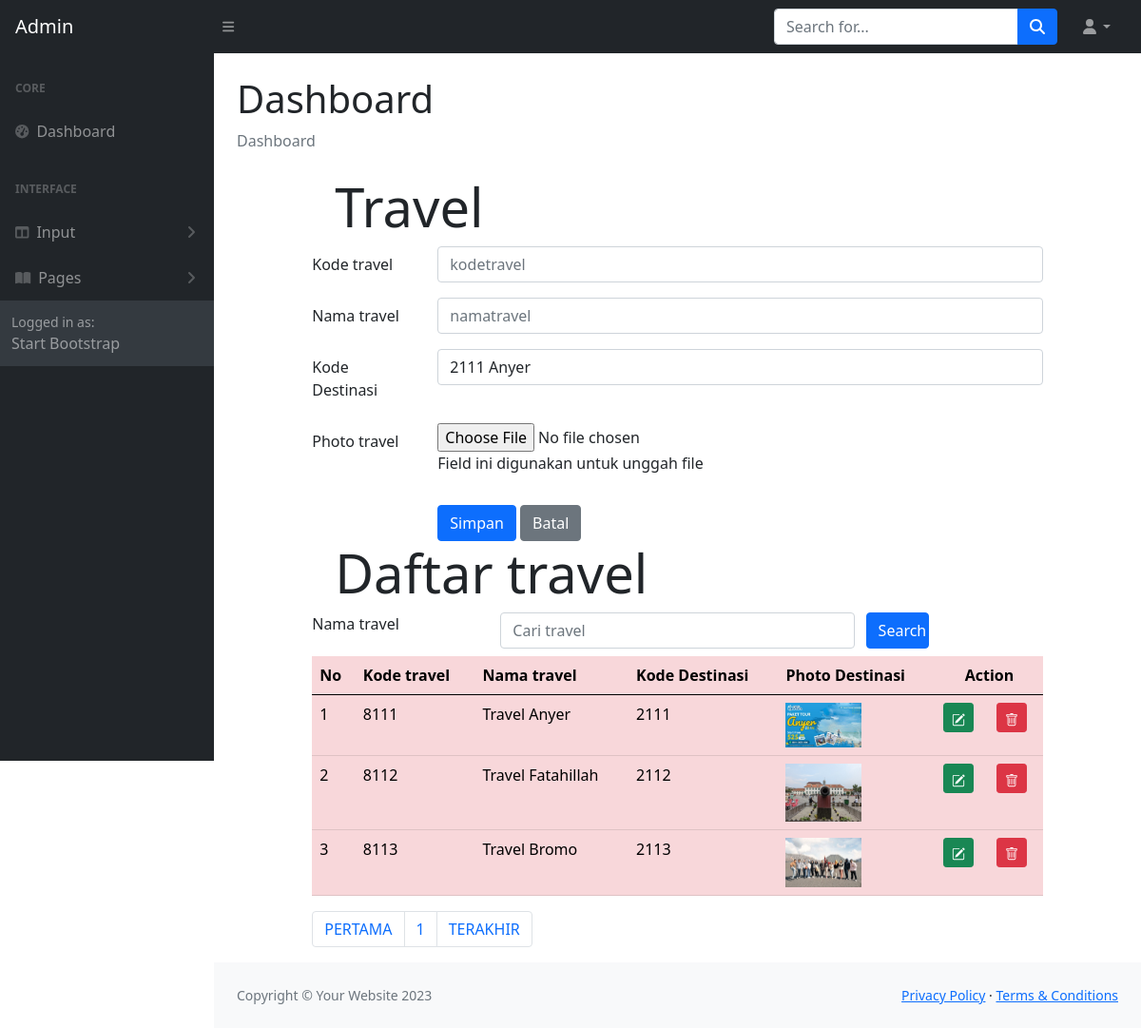
The app's page /ADMIN/travel.php with its own data.
### tables this page shows
CREATE TABLE `travel` (
  `travelKODE` char(4) NOT NULL,
  `travelNAMA` char(120) NOT NULL,
  `travelFILE` char(120) NOT NULL,
  `destinasiKODE` char(4) NOT NULL
);

### ADMIN/travel.php (the view, shortened to what this page needs)
<!DOCTYPE html>
<html lang="en">
<?php include "include/head.php";?>
    <body class="sb-nav-fixed">
        <?php include "include/menunav.php";?>
        <div id="layoutSidenav">
            <?php include "include/menu.php";?>
            <div id="layoutSidenav_content">
                <main>
                    <div class="container-fluid px-4">
                        <h1 class="mt-4">Dashboard</h1>
                        <ol class="breadcrumb mb-4">
                            <li class="breadcrumb-item active">Dashboard</li>
                        </ol>
<head>
  	<link rel="stylesheet" type="text/css" href="https://cdnjs.cloudflare.com/ajax/libs/select2/4.0.3/css/select2.min.css">
	<link rel="stylesheet" type="text/css" href="css/bootstrap.min.css">
</head>
<?php
	include "include/config.php";
	$datadestinasi = mysqli_query($connection, "select * from destinasi");
?>
<body>
<div class="row">
<div class="col-sm-1"></div>
<div class="col-sm-10">
	<div class="jumbotron jumbotron-fluid">
		<div class="container">
			<h1 class="display-4">Travel</h1>
		</div>
	</div>
	<form method="POST" enctype="multipart/form-data">
		<div class="mb-3 row">
			<label for="kodetravel" class="col-sm-2 col-form-label">Kode travel</label>
			<div class="col-sm-10">
				<input type="text" class="form-control" id="kodetravel" name="inputkode" placeholder="kodetravel" maxlength="4">
			</div>
		</div>
		<div class="mb-3 row">
			<label for="namatravel" class="col-sm-2 col-form-label">Nama travel</label>
			<div class="col-sm-10">
				<input type="text" class="form-control" id="namatravel" name="inputnama" placeholder="namatravel">
			</div>
		</div>
		<div class="mb-3 row">
			<label for="kodedestinasi" class="col-sm-2 col-form-label">Kode Destinasi</label>
			<div class="col-sm-10">
			<select class="form-control" id="kodedestinasi" name="kodedestinasi">
				<?php while($row = mysqli_fetch_array($datadestinasi))
				{ ?>
					<option value="<?php echo $row["destinasiKODE"]?>">
						<?php echo $row["destinasiKODE"]?>
						<?php echo $row["destinasiNAMA"]?>
					</option>
				<?php } ?>
			</select>
			</div>
		</div>
		<div class="mb-3 row">
			<label for="file" class="col-sm-2 col-form-label">Photo travel</label>
			<div class="col-sm-10">
				<input type="file" id="file" name="file">
				<p class="help-block">Field ini digunakan untuk unggah file</p>
			</div>
		</div>
		<div class="form-group row">
			<div class="col-sm-2"></div>
			<div class="col-sm-10">
				<input type="submit" name="Simpan" class="btn btn-primary" value="Simpan">
				<input type="submit" name="Batal" class="btn btn-secondary" value="Batal">
			</div>
		</div>
	</form>
</div>
<div class="col-sm-1"></div>
</div>
<div class="row">
	<div class="col-sm-1"></div>
	<div class="col-sm-10">
		<div class="jumbotron jumbotron-fluid">
			<div class="container">
				<h1 class="display-4">Daftar travel</h1>
			</div>
		</div>
		<form method="POST">
                <div class="form-group row mb-2">
                <label for="search" class="col-sm-3">Nama travel</label>
                <div class="col-sm-6">
                    <input type="text" name="search" class="form-control" id="search"
                    value="<?php if(isset($_POST["search"])) {echo $_POST["search"];}?>"
                        placeholder = "Cari travel">
                </div>
                <input type="submit" name="kirim" class="col-sm-1 btn btn-primary" value="Search">
                </div>
            </form>
	<table class="table table-hover table-danger">
		<thead class="thead-dark">
			<tr>
				<th>No</th>
				<th>Kode travel</th>
				<th>Nama travel</th>
				<th>Kode Destinasi</th>
				<th>Photo Destinasi</th>
				<th colspan="2" style="text-align: center">Action</th>
			</tr>
		</thead>
		<tbody>
		<?php
    $jumlahtampilan = 3;
    $halaman = (isset($_GET['page']))? $_GET['page'] : 1;
    $mulaitampilan = ($halaman - 1) * $jumlahtampilan;
	if(isset($_POST["kirim"]))
	{
		$search = $_POST["search"];
		$query = mysqli_query($connection, "select travel.*
			from travel where travelNAMA like '%".$search."%' limit $mulaitampilan, $jumlahtampilan");
	}else
		{
			$query = mysqli_query($connection, "select travel.*  from travel limit $mulaitampilan, $jumlahtampilan");
		}
	$nomor = 1;
	while($row = mysqli_fetch_array($query))
	{
  ?>
				<tr>
					<td><?php echo $mulaitampilan + $nomor; ?></td>
					<td><?php echo $row['travelKODE'];?></td>
					<td><?php echo $row['travelNAMA'];?></td>
					<td><?php echo $row['destinasiKODE'];?></td>
					<td>
						<?php if(is_file("images/".$row['travelFILE']))
						{ ?>
							<img src="images/<?php echo $row['travelFILE']?>" width="80">
						<?php } else
							echo "<img src='images/noimage.png' width='80'>"
						?>
					</td>
					<td>
						<a href="travelubah.php?ubahfoto=<?php echo $row['travelKODE']?>" class="btn btn-success btn-sm" title="EDIT">
						</a>
					</td>
					<td>
						<a href="travelhapus.php?hapusfoto=<?php echo $row['travelKODE']?>" class="btn btn-danger btn-sm" title="DELETE">
						</a>
					</td>
				</tr>
			<?php $nomor = $nomor + 1;?>
			<?php }	?>
		</tbody>
	</table>
	<?php
    $query = mysqli_query($connection, "SELECT * FROM travel");
    $jumlahrecord = mysqli_num_rows($query);
    $jumlahpage = ceil($jumlahrecord/$jumlahtampilan);
  	?>
	<nav aria-label="Page navigation example">
	<ul class="pagination">
		<li class="page-item"><a class="page-link" href="?page=<?php $nomorhal=1; echo $nomorhal?>">PERTAMA</a></li>
		<?php for($nomorhal=1; $nomorhal<=$jumlahpage; $nomorhal++)
		{ ?>
		<li class="page-item">
		<?php
		if($nomorhal!=$halaman)
		{ ?>
		<a class="page-link" href="?page=<?php echo $nomorhal?>"><?php echo $nomorhal?></a>
		<?php }
		else { ?>
		<a class="page-link" href="?page=<?php echo $nomorhal?>"><?php echo $nomorhal?></a>
		<?php } ?>
		</li>
		<?php } ?>
		<li class="page-item"><a class="page-link" href="?page=<?php echo $nomorhal-1?>">TERAKHIR</a></li>
	</ul>
	</nav>
	</div>
	<div class="col-sm-1"></div>
</div>
</body>
	</div>
                </main>
                <?php include "include/footer.php";?>
            </div>
        </div>
    </body>
</html>
</html>

### records on screen
travel: nomor "1", travelKODE "8111", travelNAMA "Travel Anyer", destinasiKODE "2111", travelFILE (picture)
travel: nomor "2", travelKODE "8112", travelNAMA "Travel Fatahillah", destinasiKODE "2112", travelFILE (picture)
travel: nomor "3", travelKODE "8113", travelNAMA "Travel Bromo", destinasiKODE "2113", travelFILE (picture)

### other values on screen
form field kodedestinasi "2111 Anyer"
